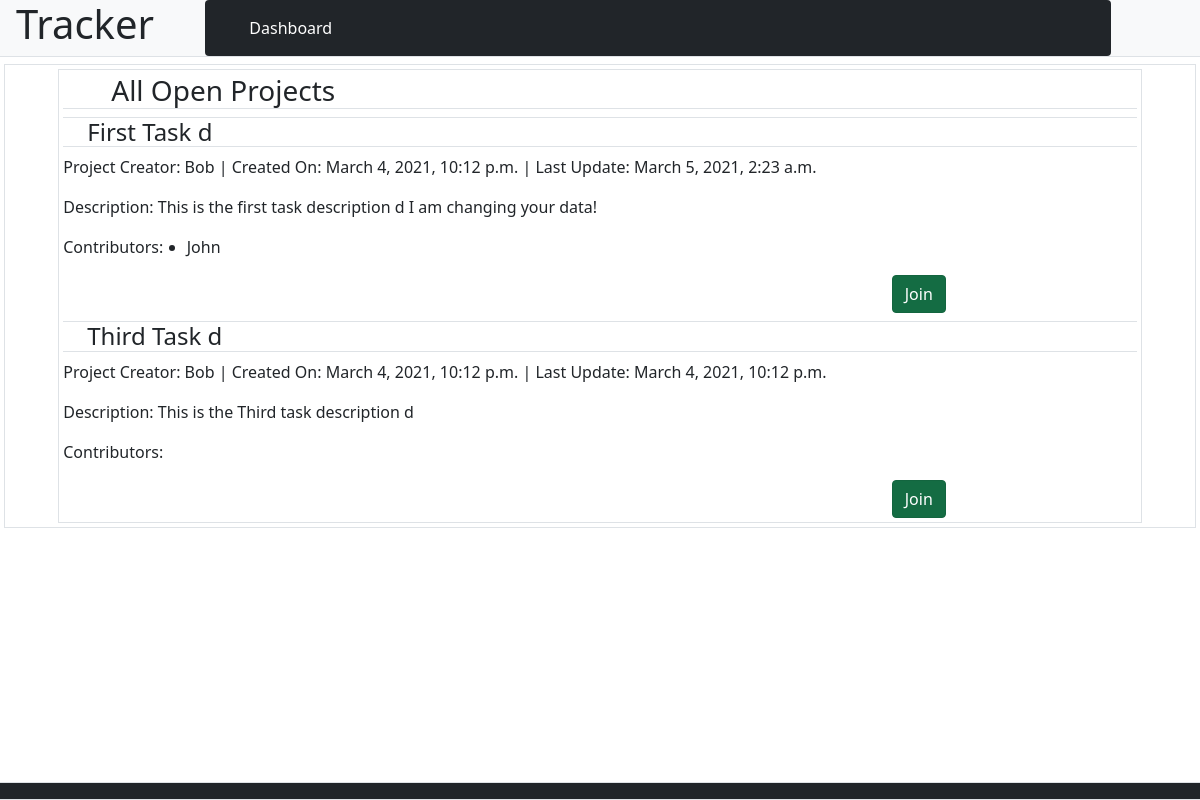
/dashboard/open_tasks (signed in), run on the app's committed database.
### ticket_tracker_app/models.py (models this page shows)
class Task(models.Model):
    name = models.CharField(max_length=510)
    start_date = models.DateTimeField()
    end_date = models.DateTimeField()
    description = models.TextField()
    created_by = models.ForeignKey(User, related_name="created_tasks", on_delete=CASCADE)
    contributors = models.ManyToManyField(User, related_name="con_tasks") # THROUGH CON_APPROVED (Approved =>True Approval_Needed => False)
    created_at = models.DateTimeField(auto_now_add=True)
    updated_at = models.DateTimeField(auto_now=True)

### login_app/models.py (models this page shows)
class User(models.Model):
    first_name = models.CharField(max_length=254)
    last_name = models.CharField(max_length=254)
    birthday = models.DateField()
    email_address = models.CharField(max_length=320)
    password = models.CharField(max_length=60)
    created_at = models.DateTimeField(auto_now_add=True)
    updated_at = models.DateTimeField(auto_now=True)
    objects = UserManager()

### ticket_tracker_app/views.py (the view)
# urls.py: path('open_tasks', views.open_tasks),
def open_tasks(request):
    user = User.objects.get(id = request.session['user_id'])
    not_my_projects = Task.objects.exclude(created_by = user)
    not_my_contributions = Task.objects.exclude(contributors = user)
    context = {
        "user": user,
        "not_my_projects": not_my_projects,
        "not_my_contribs": not_my_contributions
    }
    return render(request, "open_projects.html", context)

### ticket_tracker_app/templates/open_projects.html (shortened to what this page needs)
<!DOCTYPE html>
<html lang="en">
<head>
    <link href="https://cdn.jsdelivr.net/npm/bootstrap@5.0.0-beta2/dist/css/bootstrap.min.css" rel="stylesheet">
</head>
<body>
    <header class="row align-items-start bg-light border-bottom mb-2 mt-0 ps-3 fixed-top">
        <h1 class="col-2">Tracker</h1>
        <nav class="col-9 navbar navbar-expand-lg navbar-dark bg-dark rounded">
            <div class="container-fluid">
                <div class="collapse navbar-collapse" id="navbarNavDropdown">
                    <ul class="navbar-nav">
                        <li class="nav-item">
                            <a class="nav-link active" aria-current="page" href="/dashboard">Dashboard</a>
                        </li>
                    </ul>
                </div>
            </div>
            </nav>
    </header>
    <main class="container-fluid p-1" style="margin-top: 60px;">
        <div class="row-10 border d-flex justify-content-center p-1">
            <div class="col-11 border p-1">
                <h3 class="border-bottom ps-5">All Open Projects</h3>
                {% for project in not_my_projects %}
                {% if project in not_my_contribs %}
                <div class="row-11 border-top mt-2">
                    <h4 class="border-bottom ps-4">{{project.name}}</h4>
                </div>
                <div class="row">
                    <p>
                        Project Creator: {{ project.created_by.first_name }}    |
                        Created On: {{ project.created_at }}    |
                        Last Update: {{project.updated_at}}
                    </p>
                </div>
                <div class="row">
                    <p>
                        Description: {{ project.description }}
                    </p>
                </div>
                <div class="row d-flex">
                    <div class="col-1">
                        <p>Contributors:</p>
                    </div>
                    <div class="col-7">
                        <ul>
                            {% for contributor in project.contributors.all %}
                            <li>{{contributor.first_name}}</li>
                            {% endfor %}
                        </ul>
                    </div>
                    <div class="container col-8">
                        <div class="row-1 d-flex justify-content-end">
                            <a href="/tasks/{{project.id}}/add_contributor" class="btn btn-success active me-2" role="button" aria-pressed="true">Join</a>
                        </div>
                    </div>
                </div>
                {% endif %}
                {% endfor %}
            </div>
        </div>
    </main>
    <footer class="row align-items-start border fixed-bottom">
        <div class="col navbar navbar-expand-lg navbar-dark bg-dark rounded"></div>
    </footer>
</body>
</html>

### data on the page
Task: name "First Task d", created_by.first_name "Bob", created_at "March 4, 2021, 10:12 p.m.", updated_at "March 5, 2021, 2:23 a.m.", description "This is the first task description d I am changing your data!"
User: first_name "John"
Task: name "Third Task d", created_by.first_name "Bob", created_at "March 4, 2021, 10:12 p.m.", updated_at "March 4, 2021, 10:12 p.m.", description "This is the Third task description d"
